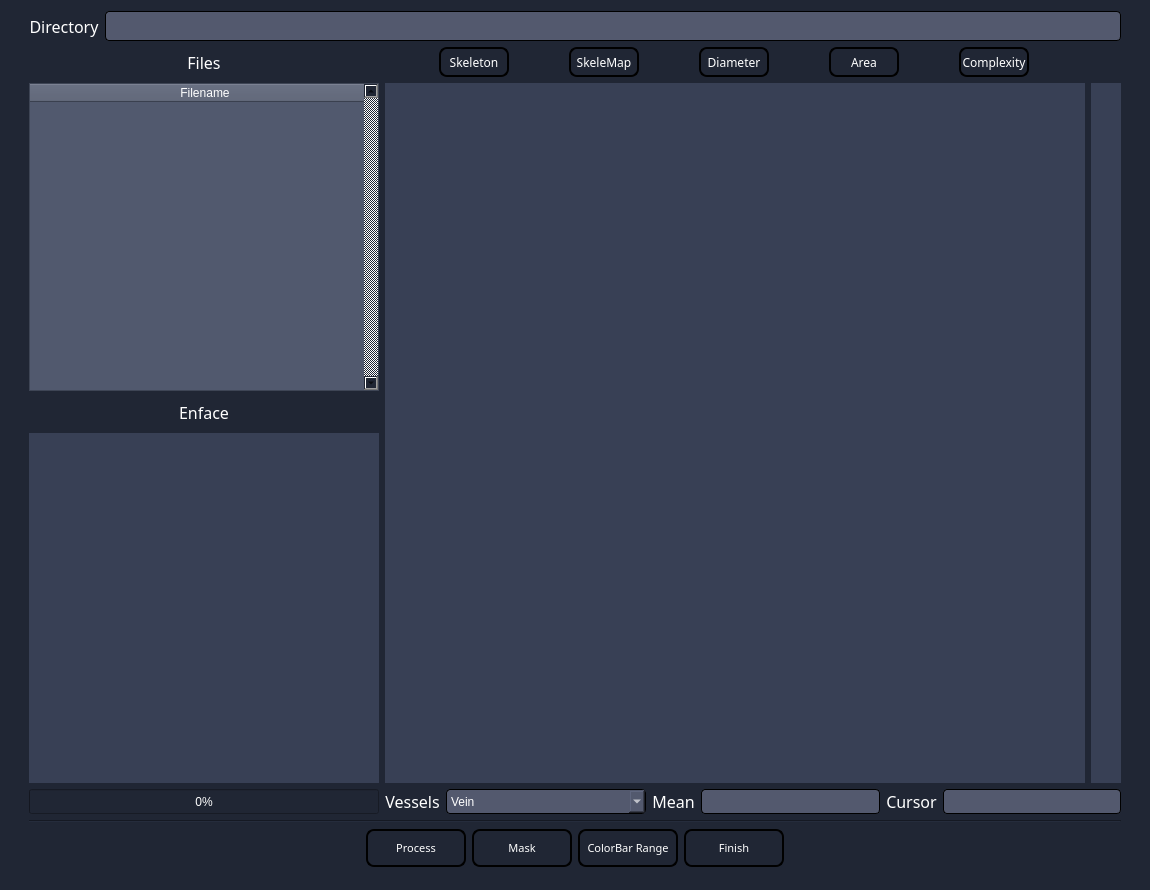
<?xml version="1.0" encoding="UTF-8"?>
<ui version="4.0">
 <class>Vessel_Quant</class>
 <widget class="QDialog" name="Vessel_Quant">
  <property name="geometry">
   <rect>
    <x>0</x>
    <y>0</y>
    <width>1150</width>
    <height>890</height>
   </rect>
  </property>
  <property name="minimumSize">
   <size>
    <width>1150</width>
    <height>890</height>
   </size>
  </property>
  <property name="maximumSize">
   <size>
    <width>1150</width>
    <height>905</height>
   </size>
  </property>
  <property name="windowTitle">
   <string>Dialog</string>
  </property>
  <property name="styleSheet">
   <string notr="true">background-color:rgb(32, 38, 52);</string>
  </property>
  <layout class="QGridLayout" name="gridLayout">
   <item row="0" column="1">
    <layout class="QVBoxLayout" name="verticalLayout_3">
     <item>
      <layout class="QHBoxLayout" name="horizontalLayout">
       <item>
        <widget class="QLabel" name="label_FileInfo_6">
         <property name="maximumSize">
          <size>
           <width>16777215</width>
           <height>38</height>
          </size>
         </property>
         <property name="font">
          <font>
           <family>微软雅黑</family>
           <pointsize>12</pointsize>
          </font>
         </property>
         <property name="styleSheet">
          <string notr="true">color:rgb(255,255,255);</string>
         </property>
         <property name="text">
          <string>Directory</string>
         </property>
         <property name="alignment">
          <set>Qt::AlignCenter</set>
         </property>
        </widget>
       </item>
       <item>
        <widget class="QLineEdit" name="lineEdit_directory">
         <property name="minimumSize">
          <size>
           <width>0</width>
           <height>30</height>
          </size>
         </property>
         <property name="styleSheet">
          <string notr="true">QLineEdit {
	border-radius: 4px;
	background-color:rgb(83, 89, 110);
	color:white;
	border: 1px solid black;
}

QLineEdit:disabled {
	border-radius: 4px;
	background-color:rgb(83, 89, 110);
	color:rgb(200, 200, 200);
	border: 0px solid black;
}</string>
         </property>
         <property name="readOnly">
          <bool>true</bool>
         </property>
        </widget>
       </item>
      </layout>
     </item>
     <item>
      <layout class="QHBoxLayout" name="horizontalLayout_3">
       <item>
        <layout class="QVBoxLayout" name="verticalLayout">
         <item>
          <widget class="QLabel" name="label_FileInfo_7">
           <property name="minimumSize">
            <size>
             <width>0</width>
             <height>30</height>
            </size>
           </property>
           <property name="maximumSize">
            <size>
             <width>16777215</width>
             <height>30</height>
            </size>
           </property>
           <property name="font">
            <font>
             <family>微软雅黑</family>
             <pointsize>12</pointsize>
            </font>
           </property>
           <property name="styleSheet">
            <string notr="true">color:rgb(255,255,255);</string>
           </property>
           <property name="text">
            <string>Files</string>
           </property>
           <property name="alignment">
            <set>Qt::AlignCenter</set>
           </property>
          </widget>
         </item>
         <item>
          <widget class="QTableWidget" name="tableWidget">
           <property name="minimumSize">
            <size>
             <width>350</width>
             <height>0</height>
            </size>
           </property>
           <property name="maximumSize">
            <size>
             <width>350</width>
             <height>16777215</height>
            </size>
           </property>
           <property name="font">
            <font>
             <family>微软雅黑</family>
             <pointsize>6</pointsize>
            </font>
           </property>
           <property name="layoutDirection">
            <enum>Qt::LeftToRight</enum>
           </property>
           <property name="autoFillBackground">
            <bool>true</bool>
           </property>
           <property name="styleSheet">
            <string notr="true">QTableWidget {
	alternate-background-color: rgb(56, 64, 85); 
	background-color:rgb(81, 89, 110);
	color:white;
}

QLineEdit {
	color:white;
}

QHeaderView::section {background-color:rgb(81, 89, 110); color: rgb(255, 255, 255);}

QScrollBar:vertical {	
	width:10px;
}</string>
           </property>
           <property name="verticalScrollBarPolicy">
            <enum>Qt::ScrollBarAlwaysOn</enum>
           </property>
           <property name="horizontalScrollBarPolicy">
            <enum>Qt::ScrollBarAlwaysOff</enum>
           </property>
           <property name="autoScrollMargin">
            <number>5</number>
           </property>
           <property name="dragEnabled">
            <bool>true</bool>
           </property>
           <property name="dragDropOverwriteMode">
            <bool>false</bool>
           </property>
           <property name="alternatingRowColors">
            <bool>true</bool>
           </property>
           <property name="horizontalScrollMode">
            <enum>QAbstractItemView::ScrollPerItem</enum>
           </property>
           <property name="sortingEnabled">
            <bool>false</bool>
           </property>
           <property name="wordWrap">
            <bool>false</bool>
           </property>
           <property name="rowCount">
            <number>0</number>
           </property>
           <property name="columnCount">
            <number>2</number>
           </property>
           <attribute name="horizontalHeaderCascadingSectionResizes">
            <bool>false</bool>
           </attribute>
           <attribute name="horizontalHeaderMinimumSectionSize">
            <number>10</number>
           </attribute>
           <attribute name="horizontalHeaderDefaultSectionSize">
            <number>350</number>
           </attribute>
           <attribute name="horizontalHeaderHighlightSections">
            <bool>false</bool>
           </attribute>
           <attribute name="verticalHeaderVisible">
            <bool>false</bool>
           </attribute>
           <attribute name="verticalHeaderMinimumSectionSize">
            <number>20</number>
           </attribute>
           <attribute name="verticalHeaderDefaultSectionSize">
            <number>20</number>
           </attribute>
           <column>
            <property name="text">
             <string>Filename</string>
            </property>
            <property name="textAlignment">
             <set>AlignCenter</set>
            </property>
            <property name="background">
             <color>
              <red>255</red>
              <green>255</green>
              <blue>255</blue>
             </color>
            </property>
            <property name="foreground">
             <brush brushstyle="NoBrush">
              <color alpha="255">
               <red>255</red>
               <green>255</green>
               <blue>255</blue>
              </color>
             </brush>
            </property>
           </column>
           <column>
            <property name="text">
             <string>FOV</string>
            </property>
            <property name="textAlignment">
             <set>AlignCenter</set>
            </property>
           </column>
          </widget>
         </item>
         <item>
          <widget class="QLabel" name="label_FileInfo_8">
           <property name="minimumSize">
            <size>
             <width>0</width>
             <height>30</height>
            </size>
           </property>
           <property name="maximumSize">
            <size>
             <width>16777215</width>
             <height>30</height>
            </size>
           </property>
           <property name="font">
            <font>
             <family>微软雅黑</family>
             <pointsize>12</pointsize>
            </font>
           </property>
           <property name="styleSheet">
            <string notr="true">color:rgb(255,255,255);</string>
           </property>
           <property name="text">
            <string>Enface</string>
           </property>
           <property name="alignment">
            <set>Qt::AlignCenter</set>
           </property>
          </widget>
         </item>
         <item>
          <widget class="QLabel" name="label_enface">
           <property name="minimumSize">
            <size>
             <width>350</width>
             <height>350</height>
            </size>
           </property>
           <property name="maximumSize">
            <size>
             <width>350</width>
             <height>350</height>
            </size>
           </property>
           <property name="styleSheet">
            <string notr="true">background-color: rgb(56, 64, 85);</string>
           </property>
           <property name="text">
            <string/>
           </property>
          </widget>
         </item>
        </layout>
       </item>
       <item>
        <layout class="QVBoxLayout" name="verticalLayout_2">
         <item>
          <layout class="QHBoxLayout" name="horizontalLayout_4">
           <item>
            <widget class="QToolButton" name="button_skeleton">
             <property name="minimumSize">
              <size>
               <width>70</width>
               <height>30</height>
              </size>
             </property>
             <property name="maximumSize">
              <size>
               <width>70</width>
               <height>30</height>
              </size>
             </property>
             <property name="font">
              <font>
               <family>微软雅黑</family>
              </font>
             </property>
             <property name="styleSheet">
              <string notr="true">QToolButton {
	color:white; 
	background:qlineargradient(spread:pad, x1:0, y1:1, x2:0, y2:0, 		stop:0 rgba(32, 38, 52, 255), 
		stop:1 rgba(91, 99, 120, 255));
	border: 2px solid black;
	border-radius: 8px;
}

QToolButton:checked {
	color:white; 
	background-color: rgba(121, 129, 150, 255);
	border: 2px solid black;
	border-radius: 8px;
	padding: 0;
}

QToolButton:disabled {
	color:gray; 
	background-color: rgba(32, 38, 52, 255);
	border: 2px solid black;
	border-radius: 8px;
	padding: 0;
}</string>
             </property>
             <property name="text">
              <string>Skeleton</string>
             </property>
             <property name="checkable">
              <bool>true</bool>
             </property>
             <property name="checked">
              <bool>false</bool>
             </property>
            </widget>
           </item>
           <item>
            <widget class="QToolButton" name="button_skeleMap">
             <property name="minimumSize">
              <size>
               <width>70</width>
               <height>30</height>
              </size>
             </property>
             <property name="maximumSize">
              <size>
               <width>70</width>
               <height>30</height>
              </size>
             </property>
             <property name="font">
              <font>
               <family>微软雅黑</family>
              </font>
             </property>
             <property name="styleSheet">
              <string notr="true">QToolButton {
	color:white; 
	background:qlineargradient(spread:pad, x1:0, y1:1, x2:0, y2:0, 		stop:0 rgba(32, 38, 52, 255), 
		stop:1 rgba(91, 99, 120, 255));
	border: 2px solid black;
	border-radius: 8px;
}

QToolButton:checked {
	color:white; 
	background-color: rgba(121, 129, 150, 255);
	border: 2px solid black;
	border-radius: 8px;
	padding: 0;
}

QToolButton:disabled {
	color:gray; 
	background-color: rgba(32, 38, 52, 255);
	border: 2px solid black;
	border-radius: 8px;
	padding: 0;
}</string>
             </property>
             <property name="text">
              <string>SkeleMap</string>
             </property>
             <property name="checkable">
              <bool>true</bool>
             </property>
            </widget>
           </item>
           <item>
            <widget class="QToolButton" name="button_diameter">
             <property name="minimumSize">
              <size>
               <width>70</width>
               <height>30</height>
              </size>
             </property>
             <property name="maximumSize">
              <size>
               <width>70</width>
               <height>30</height>
              </size>
             </property>
             <property name="font">
              <font>
               <family>微软雅黑</family>
              </font>
             </property>
             <property name="styleSheet">
              <string notr="true">QToolButton {
	color:white; 
	background:qlineargradient(spread:pad, x1:0, y1:1, x2:0, y2:0, 		stop:0 rgba(32, 38, 52, 255), 
		stop:1 rgba(91, 99, 120, 255));
	border: 2px solid black;
	border-radius: 8px;
}

QToolButton:checked {
	color:white; 
	background-color: rgba(121, 129, 150, 255);
	border: 2px solid black;
	border-radius: 8px;
	padding: 0;
}

QToolButton:disabled {
	color:gray; 
	background-color: rgba(32, 38, 52, 255);
	border: 2px solid black;
	border-radius: 8px;
	padding: 0;
}</string>
             </property>
             <property name="text">
              <string>Diameter</string>
             </property>
             <property name="checkable">
              <bool>true</bool>
             </property>
            </widget>
           </item>
           <item>
            <widget class="QToolButton" name="button_area">
             <property name="minimumSize">
              <size>
               <width>70</width>
               <height>30</height>
              </size>
             </property>
             <property name="maximumSize">
              <size>
               <width>70</width>
               <height>30</height>
              </size>
             </property>
             <property name="font">
              <font>
               <family>微软雅黑</family>
              </font>
             </property>
             <property name="styleSheet">
              <string notr="true">QToolButton {
	color:white; 
	background:qlineargradient(spread:pad, x1:0, y1:1, x2:0, y2:0, 		stop:0 rgba(32, 38, 52, 255), 
		stop:1 rgba(91, 99, 120, 255));
	border: 2px solid black;
	border-radius: 8px;
}

QToolButton:checked {
	color:white; 
	background-color: rgba(121, 129, 150, 255);
	border: 2px solid black;
	border-radius: 8px;
	padding: 0;
}

QToolButton:disabled {
	color:gray; 
	background-color: rgba(32, 38, 52, 255);
	border: 2px solid black;
	border-radius: 8px;
	padding: 0;
}</string>
             </property>
             <property name="text">
              <string>Area</string>
             </property>
             <property name="checkable">
              <bool>true</bool>
             </property>
            </widget>
           </item>
           <item>
            <widget class="QToolButton" name="button_complexity">
             <property name="minimumSize">
              <size>
               <width>70</width>
               <height>30</height>
              </size>
             </property>
             <property name="maximumSize">
              <size>
               <width>70</width>
               <height>30</height>
              </size>
             </property>
             <property name="font">
              <font>
               <family>微软雅黑</family>
              </font>
             </property>
             <property name="styleSheet">
              <string notr="true">QToolButton {
	color:white; 
	background:qlineargradient(spread:pad, x1:0, y1:1, x2:0, y2:0, 		stop:0 rgba(32, 38, 52, 255), 
		stop:1 rgba(91, 99, 120, 255));
	border: 2px solid black;
	border-radius: 8px;
}

QToolButton:checked {
	color:white; 
	background-color: rgba(121, 129, 150, 255);
	border: 2px solid black;
	border-radius: 8px;
	padding: 0;
}

QToolButton:disabled {
	color:gray; 
	background-color: rgba(32, 38, 52, 255);
	border: 2px solid black;
	border-radius: 8px;
	padding: 0;
}</string>
             </property>
             <property name="text">
              <string>Complexity</string>
             </property>
             <property name="checkable">
              <bool>true</bool>
             </property>
            </widget>
           </item>
          </layout>
         </item>
         <item>
          <widget class="QLabel" name="label_quant">
           <property name="minimumSize">
            <size>
             <width>700</width>
             <height>700</height>
            </size>
           </property>
           <property name="maximumSize">
            <size>
             <width>700</width>
             <height>700</height>
            </size>
           </property>
           <property name="cursor">
            <cursorShape>CrossCursor</cursorShape>
           </property>
           <property name="styleSheet">
            <string notr="true">background-color: rgb(56, 64, 85);</string>
           </property>
           <property name="text">
            <string/>
           </property>
          </widget>
         </item>
        </layout>
       </item>
       <item>
        <layout class="QVBoxLayout" name="verticalLayout_4">
         <item>
          <spacer name="verticalSpacer_2">
           <property name="orientation">
            <enum>Qt::Vertical</enum>
           </property>
           <property name="sizeHint" stdset="0">
            <size>
             <width>20</width>
             <height>40</height>
            </size>
           </property>
          </spacer>
         </item>
         <item>
          <widget class="QLabel" name="label_preview_2">
           <property name="minimumSize">
            <size>
             <width>30</width>
             <height>700</height>
            </size>
           </property>
           <property name="maximumSize">
            <size>
             <width>30</width>
             <height>700</height>
            </size>
           </property>
           <property name="styleSheet">
            <string notr="true">background-color: rgb(56, 64, 85);</string>
           </property>
           <property name="text">
            <string/>
           </property>
          </widget>
         </item>
        </layout>
       </item>
      </layout>
     </item>
     <item>
      <layout class="QHBoxLayout" name="horizontalLayout_5">
       <item>
        <widget class="QProgressBar" name="progressBar">
         <property name="minimumSize">
          <size>
           <width>350</width>
           <height>25</height>
          </size>
         </property>
         <property name="maximumSize">
          <size>
           <width>350</width>
           <height>25</height>
          </size>
         </property>
         <property name="styleSheet">
          <string notr="true">color:rgb(255,255,255);</string>
         </property>
         <property name="value">
          <number>0</number>
         </property>
        </widget>
       </item>
       <item>
        <widget class="QLabel" name="label_FileInfo_12">
         <property name="maximumSize">
          <size>
           <width>16777215</width>
           <height>25</height>
          </size>
         </property>
         <property name="font">
          <font>
           <family>微软雅黑</family>
           <pointsize>12</pointsize>
          </font>
         </property>
         <property name="styleSheet">
          <string notr="true">color:rgb(255,255,255);</string>
         </property>
         <property name="text">
          <string>Vessels</string>
         </property>
         <property name="alignment">
          <set>Qt::AlignCenter</set>
         </property>
        </widget>
       </item>
       <item>
        <widget class="QComboBox" name="comboBox_vessels">
         <property name="minimumSize">
          <size>
           <width>200</width>
           <height>25</height>
          </size>
         </property>
         <property name="maximumSize">
          <size>
           <width>200</width>
           <height>25</height>
          </size>
         </property>
         <property name="styleSheet">
          <string notr="true">QComboBox {
	border-radius: 4px;
	background-color:rgb(83, 89, 110);
	color:white;
	border: 1px solid black;
}

QComboBox QAbstractItemView { color: white; }

QComboBox:disabled {
	border-radius: 4px;
	background-color:rgb(83, 89, 110);
	color:rgb(200, 200, 200);
	border: 0px solid black;
}</string>
         </property>
         <item>
          <property name="text">
           <string>Vein</string>
          </property>
         </item>
         <item>
          <property name="text">
           <string>Artery</string>
          </property>
         </item>
         <item>
          <property name="text">
           <string>Capillary</string>
          </property>
         </item>
         <item>
          <property name="text">
           <string>Large Vessels</string>
          </property>
         </item>
         <item>
          <property name="text">
           <string>All</string>
          </property>
         </item>
        </widget>
       </item>
       <item>
        <widget class="QLabel" name="label_FileInfo_11">
         <property name="maximumSize">
          <size>
           <width>16777215</width>
           <height>25</height>
          </size>
         </property>
         <property name="font">
          <font>
           <family>微软雅黑</family>
           <pointsize>12</pointsize>
          </font>
         </property>
         <property name="styleSheet">
          <string notr="true">color:rgb(255,255,255);</string>
         </property>
         <property name="text">
          <string>Mean</string>
         </property>
         <property name="alignment">
          <set>Qt::AlignCenter</set>
         </property>
        </widget>
       </item>
       <item>
        <widget class="QLineEdit" name="lineEdit_mean">
         <property name="minimumSize">
          <size>
           <width>0</width>
           <height>25</height>
          </size>
         </property>
         <property name="styleSheet">
          <string notr="true">QLineEdit {
	border-radius: 4px;
	background-color:rgb(83, 89, 110);
	color:white;
	border: 1px solid black;
}

QLineEdit:disabled {
	border-radius: 4px;
	background-color:rgb(83, 89, 110);
	color:rgb(200, 200, 200);
	border: 0px solid black;
}</string>
         </property>
         <property name="readOnly">
          <bool>true</bool>
         </property>
        </widget>
       </item>
       <item>
        <widget class="QLabel" name="label_FileInfo_9">
         <property name="maximumSize">
          <size>
           <width>16777215</width>
           <height>25</height>
          </size>
         </property>
         <property name="font">
          <font>
           <family>微软雅黑</family>
           <pointsize>12</pointsize>
          </font>
         </property>
         <property name="styleSheet">
          <string notr="true">color:rgb(255,255,255);</string>
         </property>
         <property name="text">
          <string>Cursor</string>
         </property>
         <property name="alignment">
          <set>Qt::AlignCenter</set>
         </property>
        </widget>
       </item>
       <item>
        <widget class="QLineEdit" name="lineEdit_cursor">
         <property name="minimumSize">
          <size>
           <width>0</width>
           <height>25</height>
          </size>
         </property>
         <property name="styleSheet">
          <string notr="true">QLineEdit {
	border-radius: 4px;
	background-color:rgb(83, 89, 110);
	color:white;
	border: 1px solid black;
}

QLineEdit:disabled {
	border-radius: 4px;
	background-color:rgb(83, 89, 110);
	color:rgb(200, 200, 200);
	border: 0px solid black;
}</string>
         </property>
         <property name="readOnly">
          <bool>true</bool>
         </property>
        </widget>
       </item>
      </layout>
     </item>
     <item>
      <widget class="Line" name="line_2">
       <property name="orientation">
        <enum>Qt::Horizontal</enum>
       </property>
      </widget>
     </item>
     <item>
      <layout class="QHBoxLayout" name="horizontalLayout_2">
       <item>
        <spacer name="horizontalSpacer_2">
         <property name="orientation">
          <enum>Qt::Horizontal</enum>
         </property>
         <property name="sizeHint" stdset="0">
          <size>
           <width>40</width>
           <height>20</height>
          </size>
         </property>
        </spacer>
       </item>
       <item>
        <widget class="QToolButton" name="button_process">
         <property name="minimumSize">
          <size>
           <width>100</width>
           <height>38</height>
          </size>
         </property>
         <property name="maximumSize">
          <size>
           <width>100</width>
           <height>38</height>
          </size>
         </property>
         <property name="font">
          <font>
           <family>微软雅黑</family>
           <pointsize>8</pointsize>
          </font>
         </property>
         <property name="styleSheet">
          <string notr="true">QToolButton {
	color:white; 
	background:qlineargradient(spread:pad, x1:0, y1:1, x2:0, y2:0, 		stop:0 rgba(32, 38, 52, 255), 
		stop:1 rgba(91, 99, 120, 255));
	border: 2px solid black;
	border-radius: 8px;
}

QToolButton:checked {
	color:white; 
	background-color: rgba(121, 129, 150, 255);
	border: 2px solid black;
	border-radius: 8px;
	padding: 0;
}

QToolButton:disabled {
	color:gray; 
	background-color: rgba(32, 38, 52, 255);
	border: 2px solid black;
	border-radius: 8px;
	padding: 0;
}</string>
         </property>
         <property name="text">
          <string>Process</string>
         </property>
         <property name="icon">
          <iconset>
           <normaloff>icons/start.png</normaloff>icons/start.png</iconset>
         </property>
         <property name="iconSize">
          <size>
           <width>18</width>
           <height>18</height>
          </size>
         </property>
         <property name="checkable">
          <bool>true</bool>
         </property>
         <property name="toolButtonStyle">
          <enum>Qt::ToolButtonTextUnderIcon</enum>
         </property>
        </widget>
       </item>
       <item>
        <widget class="QToolButton" name="button_mask">
         <property name="minimumSize">
          <size>
           <width>100</width>
           <height>38</height>
          </size>
         </property>
         <property name="maximumSize">
          <size>
           <width>100</width>
           <height>38</height>
          </size>
         </property>
         <property name="font">
          <font>
           <family>微软雅黑</family>
           <pointsize>8</pointsize>
          </font>
         </property>
         <property name="styleSheet">
          <string notr="true">QToolButton {
	color:white; 
	background:qlineargradient(spread:pad, x1:0, y1:1, x2:0, y2:0, 		stop:0 rgba(32, 38, 52, 255), 
		stop:1 rgba(91, 99, 120, 255));
	border: 2px solid black;
	border-radius: 8px;
}

QToolButton:checked {
	color:white; 
	background-color: rgba(121, 129, 150, 255);
	border: 2px solid black;
	border-radius: 8px;
	padding: 0;
}

QToolButton:disabled {
	color:gray; 
	background-color: rgba(32, 38, 52, 255);
	border: 2px solid black;
	border-radius: 8px;
	padding: 0;
}</string>
         </property>
         <property name="text">
          <string>Mask</string>
         </property>
         <property name="icon">
          <iconset>
           <normaloff>icons/show.png</normaloff>icons/show.png</iconset>
         </property>
         <property name="iconSize">
          <size>
           <width>18</width>
           <height>18</height>
          </size>
         </property>
         <property name="checkable">
          <bool>false</bool>
         </property>
         <property name="toolButtonStyle">
          <enum>Qt::ToolButtonTextUnderIcon</enum>
         </property>
        </widget>
       </item>
       <item>
        <widget class="QToolButton" name="button_colorbar_range">
         <property name="minimumSize">
          <size>
           <width>100</width>
           <height>38</height>
          </size>
         </property>
         <property name="maximumSize">
          <size>
           <width>100</width>
           <height>38</height>
          </size>
         </property>
         <property name="font">
          <font>
           <family>微软雅黑</family>
           <pointsize>8</pointsize>
          </font>
         </property>
         <property name="styleSheet">
          <string notr="true">QToolButton {
	color:white; 
	background:qlineargradient(spread:pad, x1:0, y1:1, x2:0, y2:0, 		stop:0 rgba(32, 38, 52, 255), 
		stop:1 rgba(91, 99, 120, 255));
	border: 2px solid black;
	border-radius: 8px;
}

QToolButton:checked {
	color:white; 
	background-color: rgba(121, 129, 150, 255);
	border: 2px solid black;
	border-radius: 8px;
	padding: 0;
}

QToolButton:disabled {
	color:gray; 
	background-color: rgba(32, 38, 52, 255);
	border: 2px solid black;
	border-radius: 8px;
	padding: 0;
}</string>
         </property>
         <property name="text">
          <string>ColorBar Range</string>
         </property>
         <property name="icon">
          <iconset>
           <normaloff>icons/colorbar.png</normaloff>icons/colorbar.png</iconset>
         </property>
         <property name="iconSize">
          <size>
           <width>18</width>
           <height>18</height>
          </size>
         </property>
         <property name="checkable">
          <bool>false</bool>
         </property>
         <property name="toolButtonStyle">
          <enum>Qt::ToolButtonTextUnderIcon</enum>
         </property>
        </widget>
       </item>
       <item>
        <widget class="QToolButton" name="button_finish">
         <property name="minimumSize">
          <size>
           <width>100</width>
           <height>38</height>
          </size>
         </property>
         <property name="maximumSize">
          <size>
           <width>100</width>
           <height>38</height>
          </size>
         </property>
         <property name="font">
          <font>
           <family>微软雅黑</family>
           <pointsize>8</pointsize>
          </font>
         </property>
         <property name="styleSheet">
          <string notr="true">QToolButton {
	color:white; 
	background:qlineargradient(spread:pad, x1:0, y1:1, x2:0, y2:0, 		stop:0 rgba(32, 38, 52, 255), 
		stop:1 rgba(91, 99, 120, 255));
	border: 2px solid black;
	border-radius: 8px;
}

QToolButton:checked {
	color:white; 
	background-color: rgba(121, 129, 150, 255);
	border: 2px solid black;
	border-radius: 8px;
	padding: 0;
}

QToolButton:disabled {
	color:gray; 
	background-color: rgba(32, 38, 52, 255);
	border: 2px solid black;
	border-radius: 8px;
	padding: 0;
}</string>
         </property>
         <property name="text">
          <string>Finish</string>
         </property>
         <property name="icon">
          <iconset>
           <normaloff>icons/finish.png</normaloff>icons/finish.png</iconset>
         </property>
         <property name="iconSize">
          <size>
           <width>18</width>
           <height>18</height>
          </size>
         </property>
         <property name="toolButtonStyle">
          <enum>Qt::ToolButtonTextUnderIcon</enum>
         </property>
        </widget>
       </item>
       <item>
        <spacer name="horizontalSpacer">
         <property name="orientation">
          <enum>Qt::Horizontal</enum>
         </property>
         <property name="sizeHint" stdset="0">
          <size>
           <width>40</width>
           <height>20</height>
          </size>
         </property>
        </spacer>
       </item>
      </layout>
     </item>
    </layout>
   </item>
   <item row="0" column="2">
    <spacer name="horizontalSpacer_4">
     <property name="orientation">
      <enum>Qt::Horizontal</enum>
     </property>
     <property name="sizeHint" stdset="0">
      <size>
       <width>40</width>
       <height>20</height>
      </size>
     </property>
    </spacer>
   </item>
   <item row="0" column="0">
    <spacer name="horizontalSpacer_3">
     <property name="orientation">
      <enum>Qt::Horizontal</enum>
     </property>
     <property name="sizeHint" stdset="0">
      <size>
       <width>40</width>
       <height>20</height>
      </size>
     </property>
    </spacer>
   </item>
   <item row="1" column="1">
    <spacer name="verticalSpacer">
     <property name="orientation">
      <enum>Qt::Vertical</enum>
     </property>
     <property name="sizeHint" stdset="0">
      <size>
       <width>20</width>
       <height>40</height>
      </size>
     </property>
    </spacer>
   </item>
  </layout>
 </widget>
 <layoutdefault spacing="6" margin="11"/>
 <resources/>
 <connections/>
</ui>
